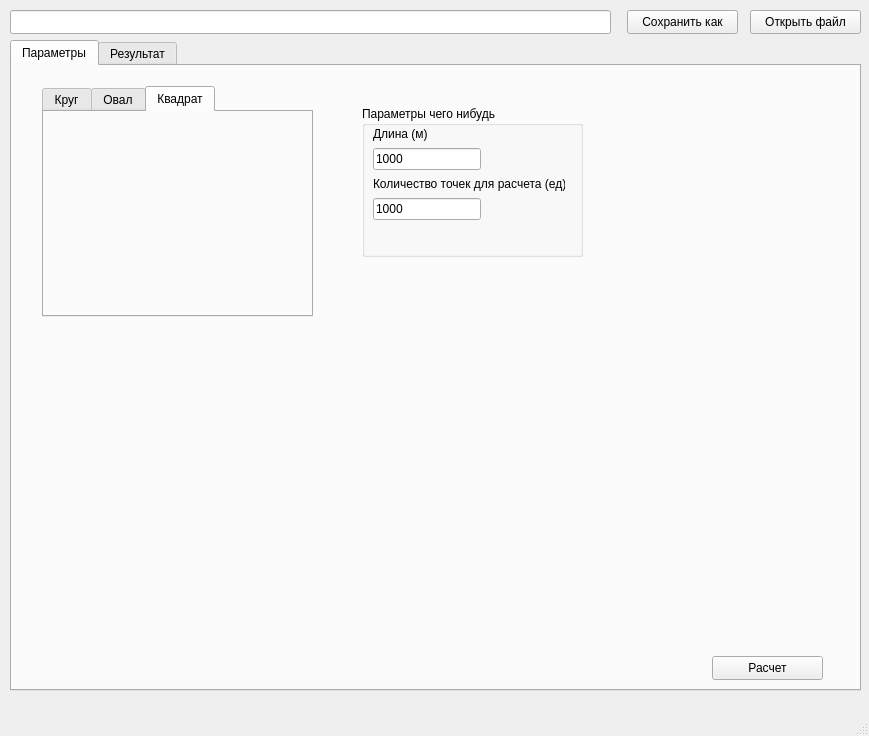
<?xml version="1.0" encoding="UTF-8"?>
<ui version="4.0">
 <class>MainWindow</class>
 <widget class="QMainWindow" name="MainWindow">
  <property name="geometry">
   <rect>
    <x>0</x>
    <y>0</y>
    <width>869</width>
    <height>736</height>
   </rect>
  </property>
  <property name="windowTitle">
   <string>MainWindow</string>
  </property>
  <widget class="QWidget" name="centralwidget">
   <widget class="QTabWidget" name="tabWidget">
    <property name="geometry">
     <rect>
      <x>10</x>
      <y>40</y>
      <width>851</width>
      <height>651</height>
     </rect>
    </property>
    <property name="currentIndex">
     <number>0</number>
    </property>
    <widget class="QWidget" name="tab">
     <attribute name="title">
      <string>Параметры</string>
     </attribute>
     <widget class="QGroupBox" name="groupBox">
      <property name="geometry">
       <rect>
        <x>350</x>
        <y>40</y>
        <width>221</width>
        <height>151</height>
       </rect>
      </property>
      <property name="title">
       <string>Параметры чего нибудь</string>
      </property>
      <widget class="QWidget" name="layoutWidget">
       <property name="geometry">
        <rect>
         <x>11</x>
         <y>20</y>
         <width>192</width>
         <height>94</height>
        </rect>
       </property>
       <layout class="QVBoxLayout" name="verticalLayout">
        <item>
         <widget class="QLabel" name="label">
          <property name="text">
           <string>Длина (м)</string>
          </property>
         </widget>
        </item>
        <item>
         <widget class="QLineEdit" name="lineEdit_2">
          <property name="sizePolicy">
           <sizepolicy hsizetype="Fixed" vsizetype="Fixed">
            <horstretch>0</horstretch>
            <verstretch>0</verstretch>
           </sizepolicy>
          </property>
          <property name="text">
           <string>1000</string>
          </property>
         </widget>
        </item>
        <item>
         <widget class="QLabel" name="label_2">
          <property name="text">
           <string>Количество точек для расчета (ед)</string>
          </property>
         </widget>
        </item>
        <item>
         <widget class="QLineEdit" name="lineEdit_3">
          <property name="sizePolicy">
           <sizepolicy hsizetype="Fixed" vsizetype="Fixed">
            <horstretch>0</horstretch>
            <verstretch>0</verstretch>
           </sizepolicy>
          </property>
          <property name="text">
           <string>1000</string>
          </property>
         </widget>
        </item>
       </layout>
      </widget>
     </widget>
     <widget class="QPushButton" name="pushButton_3">
      <property name="geometry">
       <rect>
        <x>700</x>
        <y>590</y>
        <width>111</width>
        <height>24</height>
       </rect>
      </property>
      <property name="text">
       <string>Расчет</string>
      </property>
     </widget>
     <widget class="QTabWidget" name="tabWidget_2">
      <property name="geometry">
       <rect>
        <x>30</x>
        <y>20</y>
        <width>271</width>
        <height>231</height>
       </rect>
      </property>
      <property name="tabPosition">
       <enum>QTabWidget::TabPosition::North</enum>
      </property>
      <property name="tabShape">
       <enum>QTabWidget::TabShape::Rounded</enum>
      </property>
      <property name="currentIndex">
       <number>2</number>
      </property>
      <property name="elideMode">
       <enum>Qt::TextElideMode::ElideNone</enum>
      </property>
      <widget class="QWidget" name="tab_3">
       <attribute name="title">
        <string>Круг</string>
       </attribute>
      </widget>
      <widget class="QWidget" name="tab_4">
       <attribute name="title">
        <string>Овал</string>
       </attribute>
      </widget>
      <widget class="QWidget" name="tab_5">
       <attribute name="title">
        <string>Квадрат</string>
       </attribute>
      </widget>
     </widget>
    </widget>
    <widget class="QWidget" name="tab_2">
     <attribute name="title">
      <string>Результат</string>
     </attribute>
     <widget class="MPLWidget" name="widget" native="true">
      <property name="geometry">
       <rect>
        <x>30</x>
        <y>30</y>
        <width>371</width>
        <height>311</height>
       </rect>
      </property>
     </widget>
     <widget class="QLabel" name="label_0">
      <property name="geometry">
       <rect>
        <x>30</x>
        <y>460</y>
        <width>251</width>
        <height>16</height>
       </rect>
      </property>
      <property name="text">
       <string>Здесть будет число</string>
      </property>
     </widget>
     <widget class="MPLWidget" name="widget_2" native="true">
      <property name="geometry">
       <rect>
        <x>420</x>
        <y>30</y>
        <width>371</width>
        <height>311</height>
       </rect>
      </property>
     </widget>
    </widget>
   </widget>
   <widget class="QPushButton" name="pushButton_2">
    <property name="geometry">
     <rect>
      <x>750</x>
      <y>10</y>
      <width>111</width>
      <height>24</height>
     </rect>
    </property>
    <property name="sizePolicy">
     <sizepolicy hsizetype="Fixed" vsizetype="Fixed">
      <horstretch>0</horstretch>
      <verstretch>0</verstretch>
     </sizepolicy>
    </property>
    <property name="text">
     <string>Открыть файл</string>
    </property>
   </widget>
   <widget class="QPushButton" name="pushButton">
    <property name="geometry">
     <rect>
      <x>627</x>
      <y>10</y>
      <width>111</width>
      <height>24</height>
     </rect>
    </property>
    <property name="sizePolicy">
     <sizepolicy hsizetype="Fixed" vsizetype="Fixed">
      <horstretch>0</horstretch>
      <verstretch>0</verstretch>
     </sizepolicy>
    </property>
    <property name="text">
     <string>Сохранить как</string>
    </property>
   </widget>
   <widget class="QLineEdit" name="lineEdit">
    <property name="geometry">
     <rect>
      <x>10</x>
      <y>10</y>
      <width>601</width>
      <height>24</height>
     </rect>
    </property>
    <property name="sizePolicy">
     <sizepolicy hsizetype="Expanding" vsizetype="Fixed">
      <horstretch>0</horstretch>
      <verstretch>0</verstretch>
     </sizepolicy>
    </property>
   </widget>
  </widget>
  <widget class="QMenuBar" name="menubar">
   <property name="geometry">
    <rect>
     <x>0</x>
     <y>0</y>
     <width>869</width>
     <height>22</height>
    </rect>
   </property>
  </widget>
  <widget class="QStatusBar" name="statusbar"/>
 </widget>
 <customwidgets>
  <customwidget>
   <class>MPLWidget</class>
   <extends>QWidget</extends>
   <header>mplwidget</header>
   <container>1</container>
  </customwidget>
 </customwidgets>
 <resources/>
 <connections/>
</ui>
